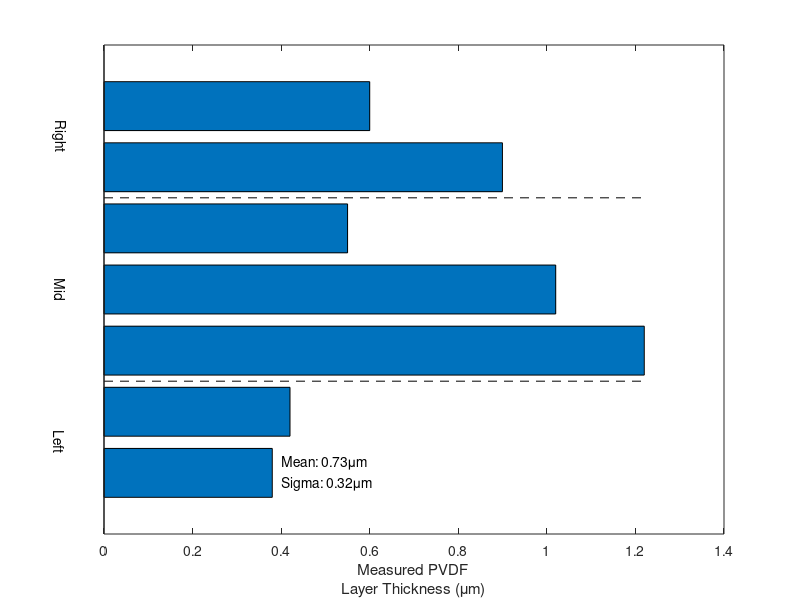

Recreate this plot in MATLAB. (Note: this script raises an error after producing the figure.)
% sensor PVDF thickness profile mismatch
% obtained from Frederik's FIBs

% Data
left = [0.38, 0.42];
mid = [1.22, 1.02, 0.55];
right = [0.8997, 0.6];

% Calculate means
left_mean = mean(left);
mid_mean = mean(mid);
right_mean = mean(right);

% Create a horizontal bar plot (exchanging x and y axes)
figure;
barh([left, mid, right]);
hold on;

% Overlay dashed lines for means
%y = 1:3;
%plot([left_mean, mid_mean, right_mean], y, '--');

% Customize the plot
yticks([]);
yticklabels({});
xlabel(['Measured PVDF', newline, 'Layer Thickness (\mum)']);
%title('PVDF Layer Thickness');

line([0, 1.22], [2.5, 2.5], 'LineStyle', '--', 'Color', 'k');
line([0, 1.22], [5.5, 5.5], 'LineStyle', '--', 'Color', 'k');

% Add data labels on the left side of bars
labels = {'Left', 'Mid', 'Right'};
label_positions = [-0.1, -0.1, -0.1];
text(label_positions, [1.5 4 6.5], labels, 'HorizontalAlignment', 'center', 'Rotation',270);

% Add text showing mean and sigma on the right side
t1=text(0.4, 1, sprintf('Mean: %.2f\\mum\nSigma: %.2f\\mum', mean([left mid right]), std([left mid right])), 'HorizontalAlignment', 'left');

hold off;
micasplot

set(t1, 'FontSize', 13);

% Set the width and height of the figure (in pixels)
width = 300;    % Specify your desired width here
height = 400;   % Specify your desired height here
set(gcf, 'Position', [100, 100, width, height]);
saveas(gcf,['pvdf_thickness.fig'])
saveas(gcf,['pvdf_thickness.png'])